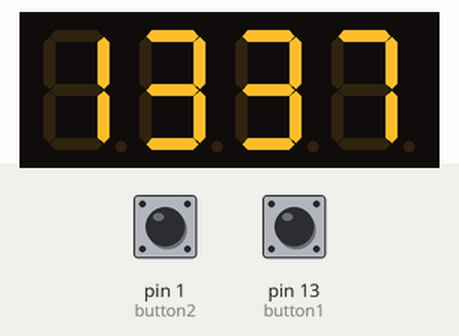
This sketch was run on a simulated Arduino Uno, built with avr-gcc and run on an emulated ATmega328P. Parts: 4-digit seven-segment display. Wiring (inferred from the names in the program): 4-digit 7-segment display, segments lit when LOW: segments pin 2, pin 3, pin 4, pin 5, pin 6, pin 7, pin 8; digit selects pin 12, pin 11, pin 10, pin 9. The test bench sets the inputs (shaded band); at power-on: pin 1 (button2) LOW, pin 13 (button1) LOW. The segment pins are drawn as the display they are named for.

Above: at 1.2 s.
1.3 s: pin 1 (button2) pulled HIGH for 1 s
At 2.9 s:
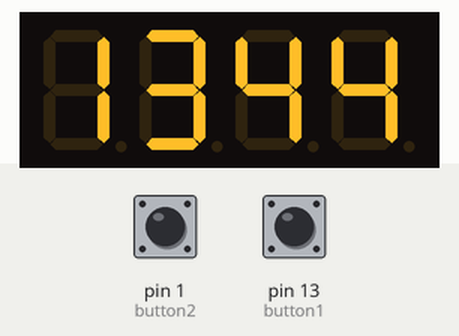
3.8 s: pin 13 (button1) pulled HIGH for 3.2 s
At 8.2 s:
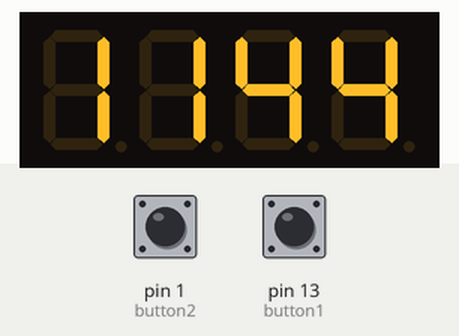
8.5 s: pin 1 (button2) pulled HIGH for 0.15 s
At 9.4 s:
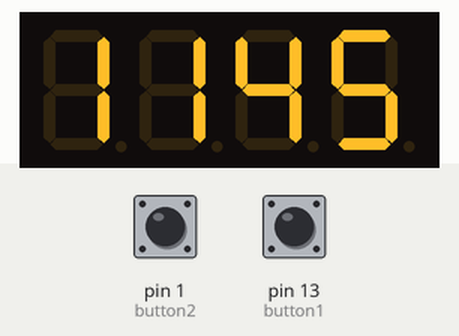
10.1 s: pin 13 (button1) pulled HIGH for 0.15 s
At 11.4 s:
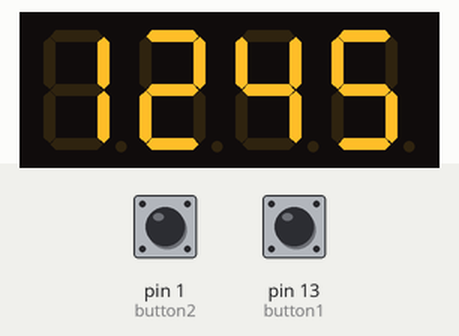
Timing chart, 0 to 12.7 s (numbered marks = the images above; inputs shaded):
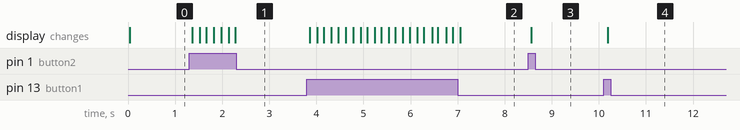

Measured:
- after the input at 1.3 s, the display: first changes after 0.06 s (image 1 shows a later state)
- after the input at 3.8 s, the display: first changes after 0.06 s (image 2 shows a later state)
- after the input at 8.5 s, the display: changes after 0.06 s (image 3)
- after the input at 10.1 s, the display: changes after 0.08 s (image 4)

The sketch:

clock.ino
```cpp
/* Code by Cipher */

// For interrupt timer
int timer1_counter;

// Buttons for changing hours and minutes
int button1 = 13;
int button2 = 1;

// For button, so it wont jump like hell
int buttonState1; // the current reading from the input pin
int buttonState2;
int lastButtonState1 = LOW; // the previous reading from the input pin
int lastButtonState2 = LOW;

long button1Timer = 0;  // the last time the output pin was toggled
long button2Timer = 0;
long buttonDelay = 150;    // the debounce time; increase if the output flickers

boolean bTimer1 = LOW;
boolean bTimer2 = LOW;

// Giving all of the 7-Segment-Array pin numbers
// For easier code reading
int val1 = 0;
int val2 = 0;
int secondsOverload = 0;
int a = 2;
int b = 3;
int c = 4;
int d = 5;
int e = 6;
int f = 7;
int g = 8;

// Our array with numbers to show on the 7-Segment-Display
int dtabNums[4] = {1, 3, 3, 7};

// Tab which digits are which pins
int dtabDigit[4] = {12, 11, 10, 9};

// Also, we need to know which one to activate now
int digitOn = 0;

void setup() {

  // Settings for timer interrupt at 1Hz
  // initialize timer1
  noInterrupts();           // disable all interrupts
  TCCR1A = 0;
  TCCR1B = 0;
  TCNT1 = 0;

  OCR1A = 15624;
  TCCR1B |= (1 << WGM12);
  TCCR1B |= (1 << CS12) | (1 << CS10);
  TIMSK1 |= (1 << OCIE1A);

  // Set timer1_counter to the correct value for our interrupt interval
  //timer1_counter = 64886;   // preload timer 65536-16MHz/256/100Hz
  //timer1_counter = 64286;   // preload timer 65536-16MHz/256/50Hz
  //timer1_counter = 32768;   // preload timer 65536-16MHz/256/2Hz
  //timer1_counter = 7812;   // preload timer almost 1s
  //timer1_counter = 1786; // 1s? 65536-16MHz/256/1Hz

  //TCNT1 = timer1_counter;   // preload timer
  //TCCR1B |= (1 << CS12);    // 256 prescaler
  //TIMSK1 |= (1 << TOIE1);   // enable timer overflow interrupt

  // Pins for selecting which digit is displayed
  pinMode(12, OUTPUT);
  pinMode(11, OUTPUT);
  pinMode(10, OUTPUT);
  pinMode(9, OUTPUT);

  // Our outputs for specific 7-segment fragments
  pinMode(a, OUTPUT);
  pinMode(b, OUTPUT);
  pinMode(c, OUTPUT);
  pinMode(d, OUTPUT);
  pinMode(e, OUTPUT);
  pinMode(f, OUTPUT);
  pinMode(g, OUTPUT);

  // Button
  pinMode(button1, INPUT);
  pinMode(button2, INPUT);

  // Enable all interrupts
  interrupts();
}

void loop() {

  val1 = digitalRead(button1);
  val2 = digitalRead(button2);

  // If button pressed
  if (val1 == HIGH) {

    if ((millis() - button1Timer) > buttonDelay) {
      bTimer1 = LOW;
      button1Timer = millis();
    }

    if (bTimer1 == LOW) {
      bTimer1 = HIGH;
      buttonChangeHour();
      secondsOverload = 0;
    }
  }
  // If button pressed
  if (val2 == HIGH) {

    if ((millis() - button2Timer) > buttonDelay) {
      bTimer2 = LOW;
      button2Timer = millis();
    }

    if (bTimer2 == LOW) {
      bTimer2 = HIGH;
      buttonChangeMinute();
      secondsOverload = 0;
    }
  }

  // --------- Drawing Logic -----------\\
  // If last digit was displayed, back to the first
  if (digitOn > 3) digitOn = 0;

  // enable x digit, its incremented each loop
  digitalWrite(dtabDigit[digitOn], HIGH);

  // Change our array with time (hour/minutes or minutes/seconds)
  // we are changing it to output combinations
  // And of course we are using current digit for the number from array.
  changeNumbersToPins(dtabNums[digitOn]);

  // We delay 5 miliseconds, to be able to see all 4 numbers.
  // If we use higher value, we will see flickering
  delay(5);

  // After that, disable the digit, to show next number on next digit.
  digitalWrite(dtabDigit[digitOn], LOW);

  // Here is the logic for the clock
  // Good luck reading it

  // We display next digit in next cycle.
  // Not sure if we wont need to check for specific time.
  digitOn++;
}


// Function for changing number to its output combination
// LFD039BSR-109 7-segment-display
// So it transformes 0 to 0000001
// Zeroes are ON, cause its common anode display

void changeNumbersToPins(int n) {
  switch (n) {
    case 0:
      digitalWrite(a, LOW);
      digitalWrite(b, LOW);
      digitalWrite(c, LOW);
      digitalWrite(d, LOW);
      digitalWrite(e, LOW);
      digitalWrite(f, LOW);
      digitalWrite(g, HIGH);
      break;

    case 1:
      digitalWrite(a, HIGH);
      digitalWrite(b, LOW);
      digitalWrite(c, LOW);
      digitalWrite(d, HIGH);
      digitalWrite(e, HIGH);
      digitalWrite(f, HIGH);
      digitalWrite(g, HIGH);
      break;

    case 2:
      digitalWrite(a, LOW);
      digitalWrite(b, LOW);
      digitalWrite(c, HIGH);
      digitalWrite(d, LOW);
      digitalWrite(e, LOW);
      digitalWrite(f, HIGH);
      digitalWrite(g, LOW);
      break;

    case 3:
      digitalWrite(a, LOW);
      digitalWrite(b, LOW);
      digitalWrite(c, LOW);
      digitalWrite(d, LOW);
      digitalWrite(e, HIGH);
      digitalWrite(f, HIGH);
      digitalWrite(g, LOW);
      break;

    case 4:
      digitalWrite(a, HIGH);
      digitalWrite(b, LOW);
      digitalWrite(c, LOW);
      digitalWrite(d, HIGH);
      digitalWrite(e, HIGH);
      digitalWrite(f, LOW);
      digitalWrite(g, LOW);
      break;

    case 5:
      digitalWrite(a, LOW);
      digitalWrite(b, HIGH);
      digitalWrite(c, LOW);
      digitalWrite(d, LOW);
      digitalWrite(e, HIGH);
      digitalWrite(f, LOW);
      digitalWrite(g, LOW);
      break;

    case 6:
      digitalWrite(a, LOW);
      digitalWrite(b, HIGH);
      digitalWrite(c, LOW);
      digitalWrite(d, LOW);
      digitalWrite(e, LOW);
      digitalWrite(f, LOW);
      digitalWrite(g, LOW);
      break;

    case 7:
      digitalWrite(a, LOW);
      digitalWrite(b, LOW);
      digitalWrite(c, LOW);
      digitalWrite(d, HIGH);
      digitalWrite(e, HIGH);
      digitalWrite(f, HIGH);
      digitalWrite(g, HIGH);
      break;

    case 8:
      digitalWrite(a, LOW);
      digitalWrite(b, LOW);
      digitalWrite(c, LOW);
      digitalWrite(d, LOW);
      digitalWrite(e, LOW);
      digitalWrite(f, LOW);
      digitalWrite(g, LOW);
      break;

    case 9:
      digitalWrite(a, LOW);
      digitalWrite(b, LOW);
      digitalWrite(c, LOW);
      digitalWrite(d, LOW);
      digitalWrite(e, HIGH);
      digitalWrite(f, LOW);
      digitalWrite(g, LOW);
      break;
  }
}


// Interrupt service routine
ISR(TIMER1_COMPA_vect)
{
  // Preload timer
  TCNT1 = timer1_counter;

  // Add one to the seconds overload
  secondsOverload += 1;
  // If we counted 60 seconds, change display
  // Code here for display change
  if (secondsOverload >= 60) {
    secondsOverload = 0;
    changeTime();
  }
}

void changeTime() {
  // Dodaje jeden do ostatniej cyfry, jezeli bylo 9, to robie z niej 0.
  // Jezeli powstalo zero, dodaje jeden do dziesiatek
  // Jezeli w dziesiatkach jest 6, zamieniam na 0 i dodaje do setek
  // Jezeli w setkach jest 9 zamieniam na 0 i dodaje do tysiaca
  // Jezeli w setkach jest 4 i w tysiacach 2, to zeruje.

  dtabNums[3]++;

  if (dtabNums[3] > 9) {
    dtabNums[3] = 0;
    dtabNums[2]++;
    if (dtabNums[2] >= 6) {
      dtabNums[2] = 0;
      dtabNums[1]++;
      if (dtabNums[1] > 9) {
        dtabNums[1] = 0;
        dtabNums[0] ++;
      }
      else if (dtabNums[0] == 2 && dtabNums[1] >= 4) {
        dtabNums[0] = 0;
        dtabNums[1] = 0;
        dtabNums[2] = 0;
        dtabNums[3] = 0;
      }
    }
  }
}

void buttonChangeHour() {
  dtabNums[1]++;
  if (dtabNums[1] > 9) {
    dtabNums[1] = 0;
    dtabNums[0] ++;
  }
  else if (dtabNums[0] == 2 && dtabNums[1] >= 4) {
    dtabNums[0] = 0;
    dtabNums[1] = 0;
  }
}

void buttonChangeMinute() {
  dtabNums[3]++;
  if (dtabNums[3] > 9) {
    dtabNums[3] = 0;
    dtabNums[2]++;
    if (dtabNums[2] >= 6) {
      dtabNums[2] = 0;
    }
  }
}
```
